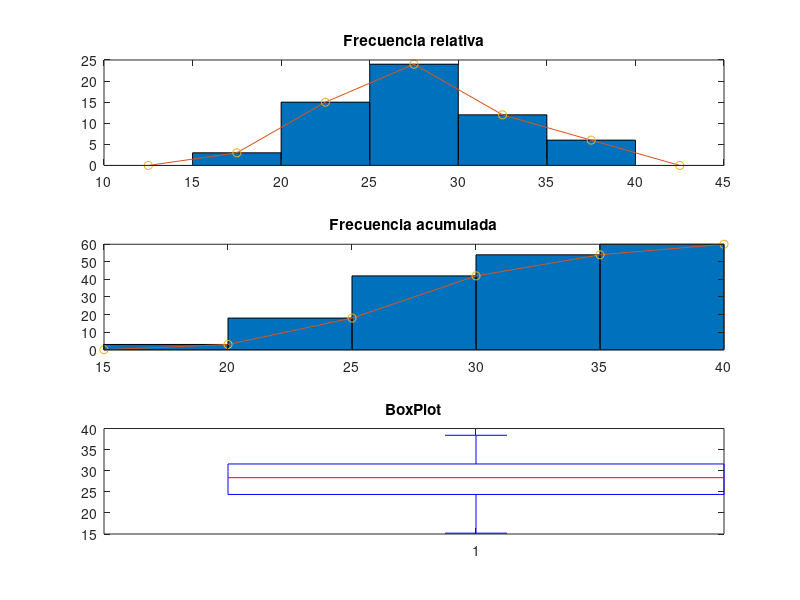

Write the MATLAB code that produced this figure.

pkg load statistics
x = [ 32.5 15.2 35.4 21.3 28.4 26.9 34.6 29.3 24.5 31.0 21.2 28.3 27.1 25.0 32.7 29.5 30.2 23.9 23.0 26.4 27.3 33.7 29.4 21.9 29.3 17.3 29.0 36.8 29.2 23.5 20.6 29.5 21.8 37.5 33.5 29.6 26.8 28.7 34.8 18.6 25.4 34.1 27.5 29.6 22.2 22.7 31.3 33.2 37.0 28.3 36.9 24.6 28.9 24.8 28.1 25.4 34.5 23.6 38.4 24.0 ];

intervalSize = 5;
minLim = 15;
maxLim = 40;
extendedMinLim = minLim - (intervalSize/2);
extendedMaxLim = maxLim + (intervalSize/2);
intervalo = minLim:intervalSize:maxLim;

frecuencia = histc(x, intervalo);
frecuencia(end) = [];
marca = 17.5:5:38.5;

extendedFrencuencia = [0 frecuencia 0];
extendedMarca = [extendedMinLim marca extendedMaxLim];

frecuenciaAcumulada = cumsum(frecuencia);

extendedFrecuenciaACumulada = [ 0 frecuenciaAcumulada ];
extendedIntervaloAcumulado =  intervalo;

subplot(3,1,1)
bar(marca, frecuencia, 'BarWidth', 1)
hold on
title('Frecuencia relativa')
plot(extendedMarca, extendedFrencuencia,extendedMarca, extendedFrencuencia,'o')
hold off

subplot(3,1,2)
bar(marca, frecuenciaAcumulada, 'BarWidth', 1)
title('Frecuencia acumulada')
hold on
plot(extendedIntervaloAcumulado, extendedFrecuenciaACumulada,extendedIntervaloAcumulado, extendedFrecuenciaACumulada,'o')
hold off

subplot(3,1,3)
boxplot(x)
title('BoxPlot')


media = mean(x)
mediana = median(x)
q1 = quantile(x,0.25)
q3 = quantile(x,0.75)
intercuantil = iqr(x)